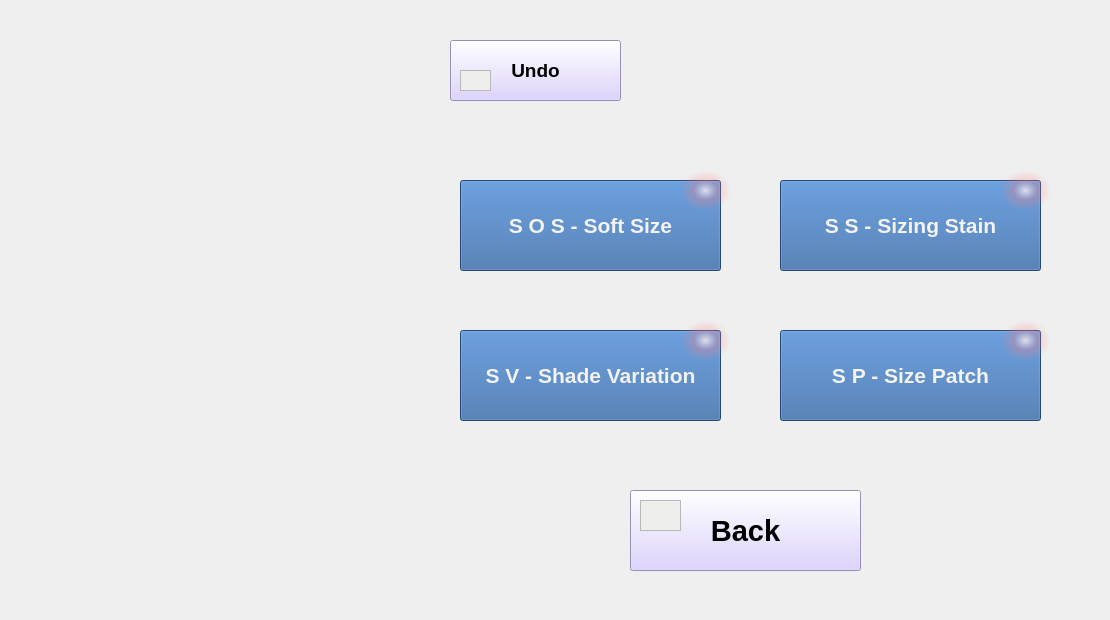
  <widget class="QWidget" name="SizingFault">
   <widget class="QPushButton" name="backButtonSi">
    <property name="geometry">
     <rect>
      <x>630</x>
      <y>490</y>
      <width>231</width>
      <height>81</height>
     </rect>
    </property>
    <property name="font">
     <font>
      <family>Arial</family>
      <pointsize>22</pointsize>
      <weight>75</weight>
      <bold>true</bold>
     </font>
    </property>
    <property name="styleSheet">
     <string notr="true">background-color: rgb(212, 199, 255);</string>
    </property>
    <property name="text">
     <string>Back</string>
    </property>
   </widget>
   <widget class="QPushButton" name="SOSButton">
    <property name="geometry">
     <rect>
      <x>460</x>
      <y>180</y>
      <width>261</width>
      <height>91</height>
     </rect>
    </property>
    <property name="minimumSize">
     <size>
      <width>0</width>
      <height>0</height>
     </size>
    </property>
    <property name="sizeIncrement">
     <size>
      <width>0</width>
      <height>0</height>
     </size>
    </property>
    <property name="baseSize">
     <size>
      <width>0</width>
      <height>0</height>
     </size>
    </property>
    <property name="font">
     <font>
      <family>Arial</family>
      <pointsize>16</pointsize>
      <weight>75</weight>
      <bold>true</bold>
     </font>
    </property>
    <property name="styleSheet">
     <string notr="true">color: rgb(243, 243, 243);
background-color: rgb(52, 101, 164);</string>
    </property>
    <property name="text">
     <string>S O S - Soft Size</string>
    </property>
    <property name="iconSize">
     <size>
      <width>30</width>
      <height>30</height>
     </size>
    </property>
   </widget>
   <widget class="QPushButton" name="Undo_SizeButton">
    <property name="geometry">
     <rect>
      <x>450</x>
      <y>40</y>
      <width>171</width>
      <height>61</height>
     </rect>
    </property>
    <property name="font">
     <font>
      <family>Arial</family>
      <pointsize>14</pointsize>
      <weight>75</weight>
      <bold>true</bold>
     </font>
    </property>
    <property name="styleSheet">
     <string notr="true">background-color: rgb(212, 199, 255);</string>
    </property>
    <property name="text">
     <string>Undo</string>
    </property>
   </widget>
   <widget class="QPushButton" name="SSButton">
    <property name="geometry">
     <rect>
      <x>780</x>
      <y>180</y>
      <width>261</width>
      <height>91</height>
     </rect>
    </property>
    <property name="minimumSize">
     <size>
      <width>0</width>
      <height>0</height>
     </size>
    </property>
    <property name="sizeIncrement">
     <size>
      <width>0</width>
      <height>0</height>
     </size>
    </property>
    <property name="baseSize">
     <size>
      <width>0</width>
      <height>0</height>
     </size>
    </property>
    <property name="font">
     <font>
      <family>Arial</family>
      <pointsize>16</pointsize>
      <weight>75</weight>
      <bold>true</bold>
     </font>
    </property>
    <property name="styleSheet">
     <string notr="true">background-color: rgb(52, 101, 164);
color: rgb(243, 243, 243);</string>
    </property>
    <property name="text">
     <string>S S - Sizing Stain</string>
    </property>
    <property name="iconSize">
     <size>
      <width>30</width>
      <height>30</height>
     </size>
    </property>
   </widget>
   <widget class="QPushButton" name="SPButton">
    <property name="geometry">
     <rect>
      <x>780</x>
      <y>330</y>
      <width>261</width>
      <height>91</height>
     </rect>
    </property>
    <property name="minimumSize">
     <size>
      <width>0</width>
      <height>0</height>
     </size>
    </property>
    <property name="sizeIncrement">
     <size>
      <width>0</width>
      <height>0</height>
     </size>
    </property>
    <property name="baseSize">
     <size>
      <width>0</width>
      <height>0</height>
     </size>
    </property>
    <property name="font">
     <font>
      <family>Arial</family>
      <pointsize>16</pointsize>
      <weight>75</weight>
      <bold>true</bold>
     </font>
    </property>
    <property name="styleSheet">
     <string notr="true">background-color: rgb(52, 101, 164);
color: rgb(243, 243, 243);</string>
    </property>
    <property name="text">
     <string>S P - Size Patch</string>
    </property>
    <property name="iconSize">
     <size>
      <width>30</width>
      <height>30</height>
     </size>
    </property>
   </widget>
   <widget class="QPushButton" name="SVButton">
    <property name="geometry">
     <rect>
      <x>460</x>
      <y>330</y>
      <width>261</width>
      <height>91</height>
     </rect>
    </property>
    <property name="minimumSize">
     <size>
      <width>0</width>
      <height>0</height>
     </size>
    </property>
    <property name="sizeIncrement">
     <size>
      <width>0</width>
      <height>0</height>
     </size>
    </property>
    <property name="baseSize">
     <size>
      <width>0</width>
      <height>0</height>
     </size>
    </property>
    <property name="font">
     <font>
      <family>Arial</family>
      <pointsize>16</pointsize>
      <weight>75</weight>
      <bold>true</bold>
     </font>
    </property>
    <property name="styleSheet">
     <string notr="true">background-color: rgb(52, 101, 164);
color: rgb(243, 243, 243);</string>
    </property>
    <property name="text">
     <string>S V - Shade Variation</string>
    </property>
    <property name="iconSize">
     <size>
      <width>30</width>
      <height>30</height>
     </size>
    </property>
   </widget>
   <widget class="QLabel" name="SOSButton_value">
    <property name="geometry">
     <rect>
      <x>680</x>
      <y>170</y>
      <width>51</width>
      <height>41</height>
     </rect>
    </property>
    <property name="font">
     <font>
      <family>Arial</family>
      <pointsize>16</pointsize>
      <weight>75</weight>
      <bold>true</bold>
     </font>
    </property>
    <property name="styleSheet">
     <string notr="true">background-color: qradialgradient(spread:pad, cx:0.5, cy:0.5, radius:0.5, fx:0.5, fy:0.5, stop:0 rgba(255, 235, 235, 206), stop:0.35 rgba(255, 188, 188, 80), stop:0.4 rgba(255, 162, 162, 80), stop:0.425 rgba(255, 132, 132, 156), stop:0.44 rgba(252, 128, 128, 80), stop:1 rgba(255, 255, 255, 0));</string>
    </property>
    <property name="text">
     <string>&lt;html&gt;&lt;head/&gt;&lt;body&gt;&lt;p align=&quot;center&quot;&gt;&lt;br/&gt;&lt;/p&gt;&lt;/body&gt;&lt;/html&gt;</string>
    </property>
   </widget>
   <widget class="QLabel" name="SSButton_value">
    <property name="geometry">
     <rect>
      <x>1000</x>
      <y>170</y>
      <width>51</width>
      <height>41</height>
     </rect>
    </property>
    <property name="font">
     <font>
      <family>Arial</family>
      <pointsize>16</pointsize>
      <weight>75</weight>
      <bold>true</bold>
     </font>
    </property>
    <property name="styleSheet">
     <string notr="true">background-color: qradialgradient(spread:pad, cx:0.5, cy:0.5, radius:0.5, fx:0.5, fy:0.5, stop:0 rgba(255, 235, 235, 206), stop:0.35 rgba(255, 188, 188, 80), stop:0.4 rgba(255, 162, 162, 80), stop:0.425 rgba(255, 132, 132, 156), stop:0.44 rgba(252, 128, 128, 80), stop:1 rgba(255, 255, 255, 0));</string>
    </property>
    <property name="text">
     <string>&lt;html&gt;&lt;head/&gt;&lt;body&gt;&lt;p align=&quot;center&quot;&gt;&lt;br/&gt;&lt;/p&gt;&lt;/body&gt;&lt;/html&gt;</string>
    </property>
   </widget>
   <widget class="QLabel" name="SPButton_value">
    <property name="geometry">
     <rect>
      <x>1000</x>
      <y>320</y>
      <width>51</width>
      <height>41</height>
     </rect>
    </property>
    <property name="font">
     <font>
      <family>Arial</family>
      <pointsize>16</pointsize>
      <weight>75</weight>
      <bold>true</bold>
     </font>
    </property>
    <property name="styleSheet">
     <string notr="true">background-color: qradialgradient(spread:pad, cx:0.5, cy:0.5, radius:0.5, fx:0.5, fy:0.5, stop:0 rgba(255, 235, 235, 206), stop:0.35 rgba(255, 188, 188, 80), stop:0.4 rgba(255, 162, 162, 80), stop:0.425 rgba(255, 132, 132, 156), stop:0.44 rgba(252, 128, 128, 80), stop:1 rgba(255, 255, 255, 0));</string>
    </property>
    <property name="text">
     <string>&lt;html&gt;&lt;head/&gt;&lt;body&gt;&lt;p align=&quot;center&quot;&gt;&lt;br/&gt;&lt;/p&gt;&lt;/body&gt;&lt;/html&gt;</string>
    </property>
   </widget>
   <widget class="QLabel" name="SVButton_value">
    <property name="geometry">
     <rect>
      <x>680</x>
      <y>320</y>
      <width>51</width>
      <height>41</height>
     </rect>
    </property>
    <property name="font">
     <font>
      <family>Arial</family>
      <pointsize>16</pointsize>
      <weight>75</weight>
      <bold>true</bold>
     </font>
    </property>
    <property name="styleSheet">
     <string notr="true">background-color: qradialgradient(spread:pad, cx:0.5, cy:0.5, radius:0.5, fx:0.5, fy:0.5, stop:0 rgba(255, 235, 235, 206), stop:0.35 rgba(255, 188, 188, 80), stop:0.4 rgba(255, 162, 162, 80), stop:0.425 rgba(255, 132, 132, 156), stop:0.44 rgba(252, 128, 128, 80), stop:1 rgba(255, 255, 255, 0));</string>
    </property>
    <property name="text">
     <string>&lt;html&gt;&lt;head/&gt;&lt;body&gt;&lt;p align=&quot;center&quot;&gt;&lt;br/&gt;&lt;/p&gt;&lt;/body&gt;&lt;/html&gt;</string>
    </property>
   </widget>
   <widget class="QLabel" name="SizLabel">
    <property name="geometry">
     <rect>
      <x>0</x>
      <y>0</y>
      <width>1101</width>
      <height>611</height>
     </rect>
    </property>
    <property name="styleSheet">
     <string notr="true">border-image: url(:/newPrefix/Capture.JPG);</string>
    </property>
    <property name="text">
     <string>&lt;html&gt;&lt;head/&gt;&lt;body&gt;&lt;p&gt;&lt;br/&gt;&lt;/p&gt;&lt;p&gt;&lt;br/&gt;&lt;/p&gt;&lt;/body&gt;&lt;/html&gt;</string>
    </property>
   </widget>
   <widget class="QFrame" name="undo_siz_label">
    <property name="geometry">
     <rect>
      <x>460</x>
      <y>70</y>
      <width>31</width>
      <height>21</height>
     </rect>
    </property>
    <property name="styleSheet">
     <string notr="true">border-image: url(:/newPrefix/Undo-icon.png);
background-color: rgb(238, 238, 236);


</string>
    </property>
    <property name="frameShape">
     <enum>QFrame::StyledPanel</enum>
    </property>
    <property name="frameShadow">
     <enum>QFrame::Raised</enum>
    </property>
   </widget>
   <widget class="QFrame" name="Save_siz_frame">
    <property name="geometry">
     <rect>
      <x>640</x>
      <y>500</y>
      <width>41</width>
      <height>31</height>
     </rect>
    </property>
    <property name="styleSheet">
     <string notr="true">border-image: url(:/newPrefix/Save-icon.png);
background-color: rgb(238, 238, 236);


</string>
    </property>
    <property name="frameShape">
     <enum>QFrame::StyledPanel</enum>
    </property>
    <property name="frameShadow">
     <enum>QFrame::Raised</enum>
    </property>
   </widget>
   <zorder>SizLabel</zorder>
   <zorder>backButtonSi</zorder>
   <zorder>SOSButton</zorder>
   <zorder>Undo_SizeButton</zorder>
   <zorder>SSButton</zorder>
   <zorder>SPButton</zorder>
   <zorder>SVButton</zorder>
   <zorder>SOSButton_value</zorder>
   <zorder>SSButton_value</zorder>
   <zorder>SPButton_value</zorder>
   <zorder>SVButton_value</zorder>
   <zorder>undo_siz_label</zorder>
   <zorder>Save_siz_frame</zorder>
  </widget>
